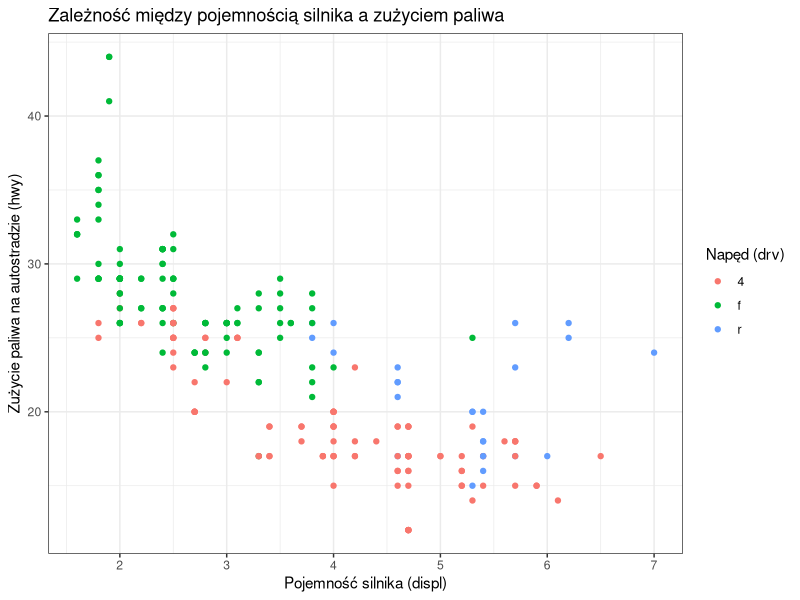

This figure's R source:
install.packages("tidyverse")

library(tidyverse)

data(mpg)

ggplot(data = mpg, aes(x = displ, y = hwy, color = drv)) +
  geom_point() +
  labs(
    title = "Zależność między pojemnością silnika a zużyciem paliwa",
    x = "Pojemność silnika (displ)",
    y = "Zużycie paliwa na autostradzie (hwy)",
    color = "Napęd (drv)"
  ) +
  theme_bw()
